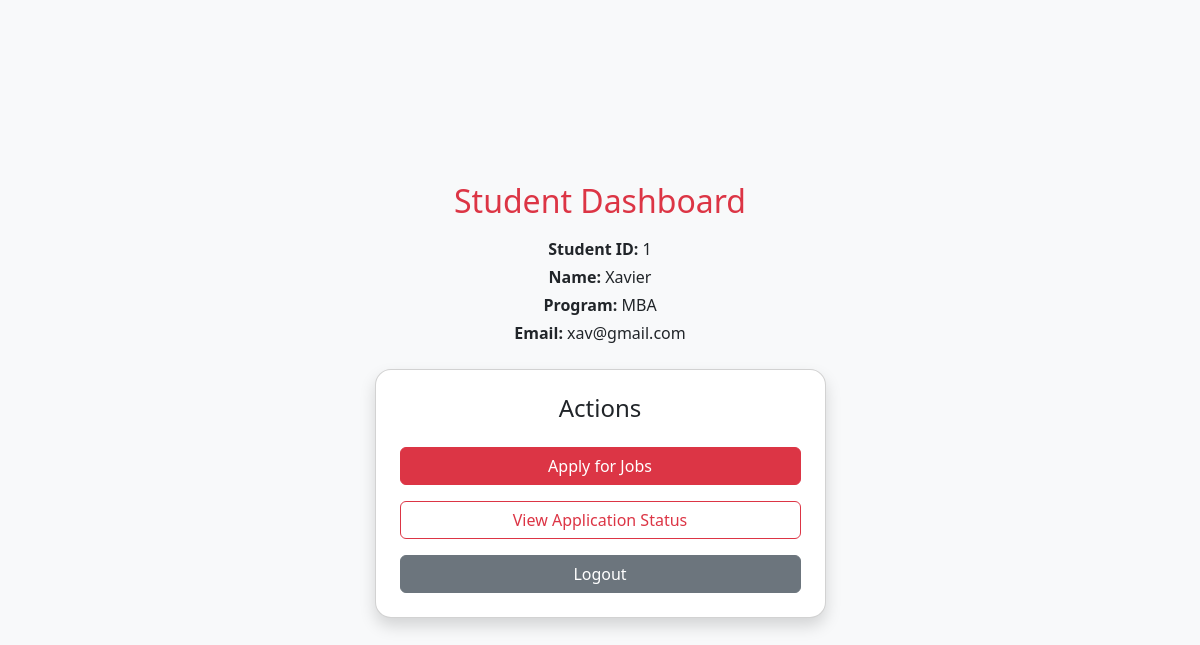
/student/dashboard (signed in), run on the app's committed database.
### tables this page shows
CREATE TABLE students(
            student_id TEXT PRIMARY KEY,
            student_name TEXT,
            program_name TEXT,
            mobile_number TEXT,
            email_id TEXT,
            password TEXT
        );

### app.py (the view)
@app.route("/student/dashboard")
def student_dashboard():
    if "student_id" not in session:
        return redirect("/student/login")
    student_id = session["student_id"]
    conn = get_connection()
    cursor = conn.cursor()
    cursor.execute("SELECT * FROM students WHERE student_id=?", (student_id,))
    student = cursor.fetchone()
    conn.close()
    return render_template("studentdashboard.html",
                           student_id=student[0],
                           student_name=student[1],
                           program_name=student[2],
                           mobile_number=student[3],
                           email_id=student[4])

### app.py (called while the page is built)
def get_connection():
    return sqlite3.connect(
        r"C:\Users\binnu\OneDrive\Desktop\iit_project\placement.db",
        timeout=10,
        check_same_thread=False
    )

### templates/studentdashboard.html (shortened to what this page needs)
<!DOCTYPE html>
<html>
<head>
    <link href="https://cdn.jsdelivr.net/npm/bootstrap@5.3.3/dist/css/bootstrap.min.css" rel="stylesheet">
</head>
<body class="bg-light d-flex justify-content-center align-items-center" style="min-height: 100vh;">
<div class="container">
    <div class="row justify-content-center">
        <div class="col-md-5">
            <h2 class="text-danger text-center mb-3">Student Dashboard</h2>
            <div class="text-center mb-4">
                <p class="mb-1"><strong>Student ID:</strong> {{ student_id }}</p>
                <p class="mb-1"><strong>Name:</strong> {{ student_name }}</p>
                <p class="mb-1"><strong>Program:</strong> {{ program_name }}</p>
                <p class="mb-0"><strong>Email:</strong> {{ email_id }}</p>
            </div>
            <div class="card shadow p-4 rounded-4">
                <h4 class="mb-4 text-center">Actions</h4>
                <a href="/job/apply" class="btn btn-danger w-100 mb-3">Apply for Jobs</a>
                <a href="/apply/status" class="btn btn-outline-danger w-100 mb-3">View Application Status</a>
                <a href="/student/logout" class="btn btn-secondary w-100">Logout</a>
            </div>
        </div>
    </div>
</div>
</body>
</html>

### data on the page
students: student_name "Xavier", program_name "MBA", email "xav@gmail.com"

### other printed values
{{ student_id }} "1"
